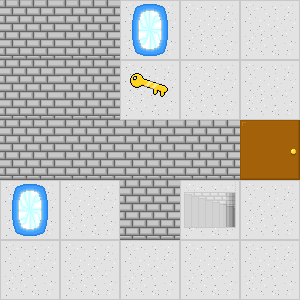

Rendered tile map (Tiled .tmx) drawn with the repository's tilesets; below, a short description and the full map source, tile grids included:
An orthogonal 5x5 tile map with 60x60 px tiles, 3 tile layers (Hidden Traps, Floor, Objects).

<map version="1.2" tiledversion="1.2.2" orientation="orthogonal" renderorder="right-down" width="5" height="5" tilewidth="60" tileheight="60" infinite="0" nextlayerid="4" nextobjectid="1">
 <tileset firstgid="1" source="../data/objects.tsx" />
 <layer id="3" name="Hidden Traps" width="5" height="5">
  <data encoding="csv">
0,0,0,0,0,
0,0,0,0,0,
0,0,0,0,0,
0,0,0,0,0,
0,0,0,0,0
</data>
 </layer>
 <layer id="1" name="Floor" width="5" height="5">
  <data encoding="csv">
2,2,2,2,2,
2,2,2,2,2,
2,2,2,2,2,
2,2,2,2,2,
2,2,2,2,2
</data>
 </layer>
 <layer id="2" name="Objects" width="5" height="5">
  <data encoding="csv">
5,5,4,0,0,
5,5,3,0,0,
5,5,5,5,1,
4,0,5,7,0,
0,0,0,0,0
</data>
 </layer>
</map>
